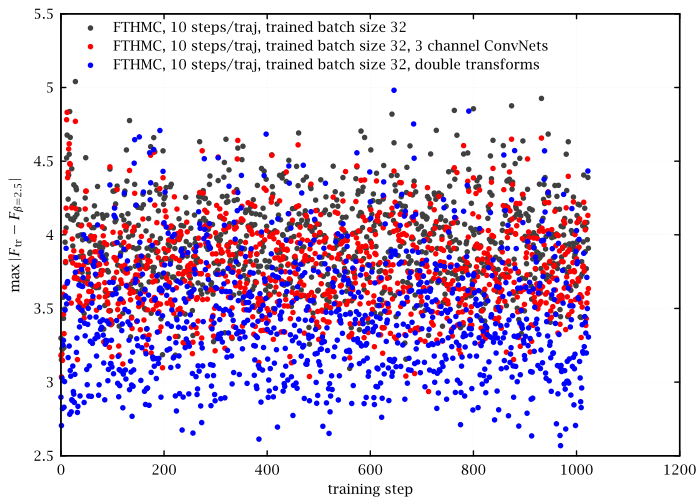

Write gnuplot code to recreate this figure.
set lmargin 9
set grid lc rgb '#f0f0f0'
set xlabel 'training step'
set ylabel '$\max |F_{\text{tr}}-F_{\beta=2.5}|$'
set key left Left reverse
pf(f)="<9 awk '/done mixing epoch 3/{e=1} /done training epoch 3/{e=0} /# training inference step/{p=1} e==1&&p==1&&/^dfnormInf/{print;p=0}' ../../u1_2d/".f.".log"
plot\
	pf("t_force_b25_0s2a") u 0:2 w d t 'FTHMC, 10 steps/traj, trained batch size 32',\
	pf("t_force_b25_0s2ac") u 0:2 w d t 'FTHMC, 10 steps/traj, trained batch size 32, 3 channel ConvNets',\
	pf("t_force_b25_0s2a_t2") u 0:2 w d t 'FTHMC, 10 steps/traj, trained batch size 32, double transforms'
